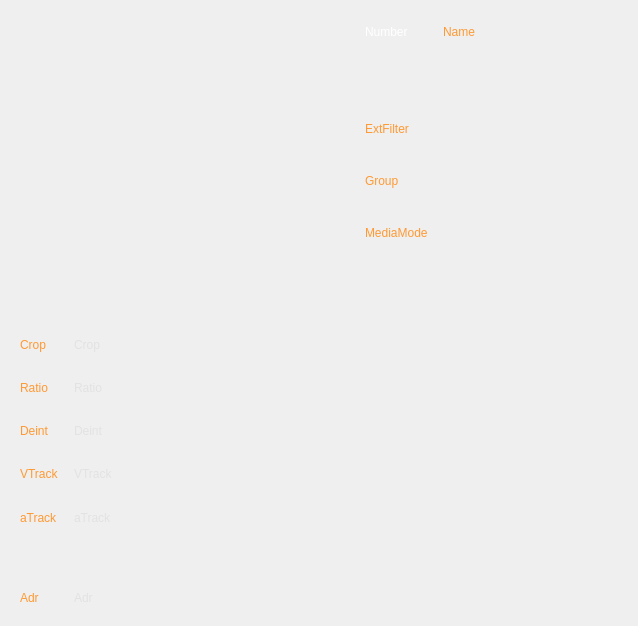
<?xml version="1.0" encoding="UTF-8"?>
<ui version="4.0">
 <class>m_Window</class>
 <widget class="QFrame" name="m_Window">
  <property name="geometry">
   <rect>
    <x>0</x>
    <y>0</y>
    <width>638</width>
    <height>626</height>
   </rect>
  </property>
  <property name="frameShape">
   <enum>QFrame::NoFrame</enum>
  </property>
  <property name="frameShadow">
   <enum>QFrame::Sunken</enum>
  </property>
  <layout class="QGridLayout" name="gridLayout_3" columnstretch="0,10">
   <property name="leftMargin">
    <number>0</number>
   </property>
   <property name="topMargin">
    <number>0</number>
   </property>
   <property name="rightMargin">
    <number>0</number>
   </property>
   <property name="bottomMargin">
    <number>0</number>
   </property>
   <property name="horizontalSpacing">
    <number>0</number>
   </property>
   <item row="0" column="0">
    <widget class="CSkinProgressWidget" name="m_CentralContainer2" native="true">
     <property name="sizePolicy">
      <sizepolicy hsizetype="Expanding" vsizetype="Expanding">
       <horstretch>0</horstretch>
       <verstretch>0</verstretch>
      </sizepolicy>
     </property>
     <property name="progress" stdset="0">
      <number>1</number>
     </property>
     <property name="borderInfo" stdset="0">
      <string notr="true">borderwidth=&quot;0&quot; roundcorner=&quot;0&quot; bordercolor=&quot;0xFFD0D0D0&quot; </string>
     </property>
     <layout class="QHBoxLayout" name="horizontalLayout">
      <property name="spacing">
       <number>0</number>
      </property>
      <property name="leftMargin">
       <number>0</number>
      </property>
      <property name="topMargin">
       <number>0</number>
      </property>
      <property name="rightMargin">
       <number>0</number>
      </property>
      <property name="bottomMargin">
       <number>0</number>
      </property>
      <item>
       <spacer name="horizontalSpacer_3">
        <property name="orientation">
         <enum>Qt::Horizontal</enum>
        </property>
        <property name="sizeType">
         <enum>QSizePolicy::Fixed</enum>
        </property>
        <property name="sizeHint" stdset="0">
         <size>
          <width>10</width>
          <height>20</height>
         </size>
        </property>
       </spacer>
      </item>
      <item>
       <widget class="Playlist::View::CChannelSettingLogo" name="m_LogoImg" native="true">
        <property name="sizePolicy">
         <sizepolicy hsizetype="Fixed" vsizetype="Expanding">
          <horstretch>0</horstretch>
          <verstretch>0</verstretch>
         </sizepolicy>
        </property>
        <property name="minimumSize">
         <size>
          <width>300</width>
          <height>0</height>
         </size>
        </property>
        <property name="contextMenuPolicy">
         <enum>Qt::NoContextMenu</enum>
        </property>
       </widget>
      </item>
      <item>
       <spacer name="horizontalSpacer_2">
        <property name="orientation">
         <enum>Qt::Horizontal</enum>
        </property>
        <property name="sizeType">
         <enum>QSizePolicy::Fixed</enum>
        </property>
        <property name="sizeHint" stdset="0">
         <size>
          <width>15</width>
          <height>20</height>
         </size>
        </property>
       </spacer>
      </item>
     </layout>
    </widget>
   </item>
   <item row="0" column="1">
    <widget class="CSkinProgressWidget" name="m_CentralContainer" native="true">
     <property name="sizePolicy">
      <sizepolicy hsizetype="Minimum" vsizetype="Expanding">
       <horstretch>0</horstretch>
       <verstretch>0</verstretch>
      </sizepolicy>
     </property>
     <property name="progress" stdset="0">
      <number>1</number>
     </property>
     <property name="borderInfo" stdset="0">
      <string notr="true">borderwidth=&quot;2&quot; roundcorner=&quot;0&quot; bordercolor=&quot;0xFFD0D0D0&quot; </string>
     </property>
     <layout class="QGridLayout" name="gridLayout">
      <property name="leftMargin">
       <number>40</number>
      </property>
      <property name="rightMargin">
       <number>40</number>
      </property>
      <property name="horizontalSpacing">
       <number>10</number>
      </property>
      <item row="4" column="0" colspan="3">
       <widget class="CSkinOneLineText" name="m_MediaMode">
        <property name="sizePolicy">
         <sizepolicy hsizetype="Expanding" vsizetype="Expanding">
          <horstretch>0</horstretch>
          <verstretch>0</verstretch>
         </sizepolicy>
        </property>
        <property name="palette">
         <palette>
          <active>
           <colorrole role="WindowText">
            <brush brushstyle="SolidPattern">
             <color alpha="255">
              <red>255</red>
              <green>153</green>
              <blue>51</blue>
             </color>
            </brush>
           </colorrole>
          </active>
          <inactive>
           <colorrole role="WindowText">
            <brush brushstyle="SolidPattern">
             <color alpha="255">
              <red>255</red>
              <green>153</green>
              <blue>51</blue>
             </color>
            </brush>
           </colorrole>
          </inactive>
          <disabled>
           <colorrole role="WindowText">
            <brush brushstyle="SolidPattern">
             <color alpha="255">
              <red>120</red>
              <green>120</green>
              <blue>120</blue>
             </color>
            </brush>
           </colorrole>
          </disabled>
         </palette>
        </property>
        <property name="text">
         <string>MediaMode</string>
        </property>
        <property name="addheight" stdset="0">
         <number>1</number>
        </property>
        <property name="brightness" stdset="0">
         <number>-35</number>
        </property>
       </widget>
      </item>
      <item row="3" column="0" colspan="3">
       <widget class="CSkinOneLineText" name="m_Group">
        <property name="sizePolicy">
         <sizepolicy hsizetype="Expanding" vsizetype="Expanding">
          <horstretch>0</horstretch>
          <verstretch>0</verstretch>
         </sizepolicy>
        </property>
        <property name="palette">
         <palette>
          <active>
           <colorrole role="WindowText">
            <brush brushstyle="SolidPattern">
             <color alpha="255">
              <red>255</red>
              <green>153</green>
              <blue>51</blue>
             </color>
            </brush>
           </colorrole>
          </active>
          <inactive>
           <colorrole role="WindowText">
            <brush brushstyle="SolidPattern">
             <color alpha="255">
              <red>255</red>
              <green>153</green>
              <blue>51</blue>
             </color>
            </brush>
           </colorrole>
          </inactive>
          <disabled>
           <colorrole role="WindowText">
            <brush brushstyle="SolidPattern">
             <color alpha="255">
              <red>120</red>
              <green>120</green>
              <blue>120</blue>
             </color>
            </brush>
           </colorrole>
          </disabled>
         </palette>
        </property>
        <property name="text">
         <string>Group</string>
        </property>
        <property name="addheight" stdset="0">
         <number>2</number>
        </property>
        <property name="brightness" stdset="0">
         <number>-35</number>
        </property>
       </widget>
      </item>
      <item row="2" column="0" colspan="3">
       <widget class="CSkinOneLineText" name="m_ExtFilter">
        <property name="sizePolicy">
         <sizepolicy hsizetype="Expanding" vsizetype="Expanding">
          <horstretch>0</horstretch>
          <verstretch>0</verstretch>
         </sizepolicy>
        </property>
        <property name="palette">
         <palette>
          <active>
           <colorrole role="WindowText">
            <brush brushstyle="SolidPattern">
             <color alpha="255">
              <red>255</red>
              <green>153</green>
              <blue>51</blue>
             </color>
            </brush>
           </colorrole>
          </active>
          <inactive>
           <colorrole role="WindowText">
            <brush brushstyle="SolidPattern">
             <color alpha="255">
              <red>255</red>
              <green>153</green>
              <blue>51</blue>
             </color>
            </brush>
           </colorrole>
          </inactive>
          <disabled>
           <colorrole role="WindowText">
            <brush brushstyle="SolidPattern">
             <color alpha="255">
              <red>120</red>
              <green>120</green>
              <blue>120</blue>
             </color>
            </brush>
           </colorrole>
          </disabled>
         </palette>
        </property>
        <property name="text">
         <string>ExtFilter</string>
        </property>
        <property name="addheight" stdset="0">
         <number>3</number>
        </property>
        <property name="brightness" stdset="0">
         <number>-35</number>
        </property>
       </widget>
      </item>
      <item row="1" column="0">
       <spacer name="verticalSpacer">
        <property name="orientation">
         <enum>Qt::Vertical</enum>
        </property>
        <property name="sizeHint" stdset="0">
         <size>
          <width>20</width>
          <height>5</height>
         </size>
        </property>
       </spacer>
      </item>
      <item row="0" column="2">
       <widget class="CSkinOneLineText" name="m_Name">
        <property name="sizePolicy">
         <sizepolicy hsizetype="Expanding" vsizetype="Expanding">
          <horstretch>0</horstretch>
          <verstretch>0</verstretch>
         </sizepolicy>
        </property>
        <property name="palette">
         <palette>
          <active>
           <colorrole role="WindowText">
            <brush brushstyle="SolidPattern">
             <color alpha="255">
              <red>255</red>
              <green>153</green>
              <blue>51</blue>
             </color>
            </brush>
           </colorrole>
          </active>
          <inactive>
           <colorrole role="WindowText">
            <brush brushstyle="SolidPattern">
             <color alpha="255">
              <red>255</red>
              <green>153</green>
              <blue>51</blue>
             </color>
            </brush>
           </colorrole>
          </inactive>
          <disabled>
           <colorrole role="WindowText">
            <brush brushstyle="SolidPattern">
             <color alpha="255">
              <red>120</red>
              <green>120</green>
              <blue>120</blue>
             </color>
            </brush>
           </colorrole>
          </disabled>
         </palette>
        </property>
        <property name="text">
         <string>Name</string>
        </property>
        <property name="addheight" stdset="0">
         <number>12</number>
        </property>
        <property name="brightness" stdset="0">
         <number>15</number>
        </property>
        <property name="rowLimit" stdset="0">
         <number>3</number>
        </property>
       </widget>
      </item>
      <item row="0" column="0">
       <widget class="CSkinOneLineText" name="m_Number">
        <property name="sizePolicy">
         <sizepolicy hsizetype="Preferred" vsizetype="Expanding">
          <horstretch>0</horstretch>
          <verstretch>0</verstretch>
         </sizepolicy>
        </property>
        <property name="palette">
         <palette>
          <active>
           <colorrole role="WindowText">
            <brush brushstyle="SolidPattern">
             <color alpha="255">
              <red>255</red>
              <green>255</green>
              <blue>255</blue>
             </color>
            </brush>
           </colorrole>
          </active>
          <inactive>
           <colorrole role="WindowText">
            <brush brushstyle="SolidPattern">
             <color alpha="255">
              <red>255</red>
              <green>255</green>
              <blue>255</blue>
             </color>
            </brush>
           </colorrole>
          </inactive>
          <disabled>
           <colorrole role="WindowText">
            <brush brushstyle="SolidPattern">
             <color alpha="255">
              <red>120</red>
              <green>120</green>
              <blue>120</blue>
             </color>
            </brush>
           </colorrole>
          </disabled>
         </palette>
        </property>
        <property name="text">
         <string>Number</string>
        </property>
        <property name="addheight" stdset="0">
         <number>17</number>
        </property>
       </widget>
      </item>
      <item row="5" column="0">
       <spacer name="verticalSpacer_3">
        <property name="orientation">
         <enum>Qt::Vertical</enum>
        </property>
        <property name="sizeHint" stdset="0">
         <size>
          <width>20</width>
          <height>1</height>
         </size>
        </property>
       </spacer>
      </item>
      <item row="0" column="1">
       <spacer name="horizontalSpacer">
        <property name="orientation">
         <enum>Qt::Horizontal</enum>
        </property>
        <property name="sizeType">
         <enum>QSizePolicy::Fixed</enum>
        </property>
        <property name="sizeHint" stdset="0">
         <size>
          <width>15</width>
          <height>20</height>
         </size>
        </property>
       </spacer>
      </item>
     </layout>
    </widget>
   </item>
   <item row="1" column="0" colspan="2">
    <widget class="CSkinProgressWidget" name="m_CentralContainer1" native="true">
     <property name="sizePolicy">
      <sizepolicy hsizetype="Expanding" vsizetype="Expanding">
       <horstretch>0</horstretch>
       <verstretch>0</verstretch>
      </sizepolicy>
     </property>
     <property name="progress" stdset="0">
      <number>1</number>
     </property>
     <property name="borderInfo" stdset="0">
      <string notr="true">borderwidth=&quot;2&quot; roundcorner=&quot;0&quot; bordercolor=&quot;0xFFD0D0D0&quot; </string>
     </property>
     <layout class="QGridLayout" name="gridLayout_2" columnstretch="0,100">
      <property name="leftMargin">
       <number>20</number>
      </property>
      <property name="topMargin">
       <number>10</number>
      </property>
      <property name="rightMargin">
       <number>20</number>
      </property>
      <property name="bottomMargin">
       <number>10</number>
      </property>
      <property name="horizontalSpacing">
       <number>15</number>
      </property>
      <item row="1" column="0">
       <widget class="CSkinOneLineText" name="m_RatioName">
        <property name="sizePolicy">
         <sizepolicy hsizetype="Expanding" vsizetype="Expanding">
          <horstretch>0</horstretch>
          <verstretch>0</verstretch>
         </sizepolicy>
        </property>
        <property name="palette">
         <palette>
          <active>
           <colorrole role="WindowText">
            <brush brushstyle="SolidPattern">
             <color alpha="255">
              <red>255</red>
              <green>153</green>
              <blue>51</blue>
             </color>
            </brush>
           </colorrole>
          </active>
          <inactive>
           <colorrole role="WindowText">
            <brush brushstyle="SolidPattern">
             <color alpha="255">
              <red>255</red>
              <green>153</green>
              <blue>51</blue>
             </color>
            </brush>
           </colorrole>
          </inactive>
          <disabled>
           <colorrole role="WindowText">
            <brush brushstyle="SolidPattern">
             <color alpha="255">
              <red>120</red>
              <green>120</green>
              <blue>120</blue>
             </color>
            </brush>
           </colorrole>
          </disabled>
         </palette>
        </property>
        <property name="text">
         <string>Ratio</string>
        </property>
        <property name="addheight" stdset="0">
         <number>0</number>
        </property>
       </widget>
      </item>
      <item row="0" column="1">
       <widget class="CSkinOneLineText" name="m_CropVal">
        <property name="sizePolicy">
         <sizepolicy hsizetype="Expanding" vsizetype="Expanding">
          <horstretch>0</horstretch>
          <verstretch>0</verstretch>
         </sizepolicy>
        </property>
        <property name="palette">
         <palette>
          <active>
           <colorrole role="WindowText">
            <brush brushstyle="SolidPattern">
             <color alpha="255">
              <red>226</red>
              <green>226</green>
              <blue>226</blue>
             </color>
            </brush>
           </colorrole>
          </active>
          <inactive>
           <colorrole role="WindowText">
            <brush brushstyle="SolidPattern">
             <color alpha="255">
              <red>226</red>
              <green>226</green>
              <blue>226</blue>
             </color>
            </brush>
           </colorrole>
          </inactive>
          <disabled>
           <colorrole role="WindowText">
            <brush brushstyle="SolidPattern">
             <color alpha="255">
              <red>120</red>
              <green>120</green>
              <blue>120</blue>
             </color>
            </brush>
           </colorrole>
          </disabled>
         </palette>
        </property>
        <property name="text">
         <string>Crop</string>
        </property>
        <property name="addheight" stdset="0">
         <number>1</number>
        </property>
       </widget>
      </item>
      <item row="0" column="0">
       <widget class="CSkinOneLineText" name="m_CropName">
        <property name="sizePolicy">
         <sizepolicy hsizetype="Expanding" vsizetype="Expanding">
          <horstretch>0</horstretch>
          <verstretch>0</verstretch>
         </sizepolicy>
        </property>
        <property name="palette">
         <palette>
          <active>
           <colorrole role="WindowText">
            <brush brushstyle="SolidPattern">
             <color alpha="255">
              <red>255</red>
              <green>153</green>
              <blue>51</blue>
             </color>
            </brush>
           </colorrole>
          </active>
          <inactive>
           <colorrole role="WindowText">
            <brush brushstyle="SolidPattern">
             <color alpha="255">
              <red>255</red>
              <green>153</green>
              <blue>51</blue>
             </color>
            </brush>
           </colorrole>
          </inactive>
          <disabled>
           <colorrole role="WindowText">
            <brush brushstyle="SolidPattern">
             <color alpha="255">
              <red>120</red>
              <green>120</green>
              <blue>120</blue>
             </color>
            </brush>
           </colorrole>
          </disabled>
         </palette>
        </property>
        <property name="text">
         <string>Crop</string>
        </property>
        <property name="addheight" stdset="0">
         <number>0</number>
        </property>
       </widget>
      </item>
      <item row="1" column="1">
       <widget class="CSkinOneLineText" name="m_RatioVal">
        <property name="sizePolicy">
         <sizepolicy hsizetype="Expanding" vsizetype="Expanding">
          <horstretch>0</horstretch>
          <verstretch>0</verstretch>
         </sizepolicy>
        </property>
        <property name="palette">
         <palette>
          <active>
           <colorrole role="WindowText">
            <brush brushstyle="SolidPattern">
             <color alpha="255">
              <red>226</red>
              <green>226</green>
              <blue>226</blue>
             </color>
            </brush>
           </colorrole>
          </active>
          <inactive>
           <colorrole role="WindowText">
            <brush brushstyle="SolidPattern">
             <color alpha="255">
              <red>226</red>
              <green>226</green>
              <blue>226</blue>
             </color>
            </brush>
           </colorrole>
          </inactive>
          <disabled>
           <colorrole role="WindowText">
            <brush brushstyle="SolidPattern">
             <color alpha="255">
              <red>120</red>
              <green>120</green>
              <blue>120</blue>
             </color>
            </brush>
           </colorrole>
          </disabled>
         </palette>
        </property>
        <property name="text">
         <string>Ratio</string>
        </property>
        <property name="addheight" stdset="0">
         <number>1</number>
        </property>
       </widget>
      </item>
      <item row="2" column="0">
       <widget class="CSkinOneLineText" name="m_DeintName">
        <property name="sizePolicy">
         <sizepolicy hsizetype="Expanding" vsizetype="Expanding">
          <horstretch>0</horstretch>
          <verstretch>0</verstretch>
         </sizepolicy>
        </property>
        <property name="palette">
         <palette>
          <active>
           <colorrole role="WindowText">
            <brush brushstyle="SolidPattern">
             <color alpha="255">
              <red>255</red>
              <green>153</green>
              <blue>51</blue>
             </color>
            </brush>
           </colorrole>
          </active>
          <inactive>
           <colorrole role="WindowText">
            <brush brushstyle="SolidPattern">
             <color alpha="255">
              <red>255</red>
              <green>153</green>
              <blue>51</blue>
             </color>
            </brush>
           </colorrole>
          </inactive>
          <disabled>
           <colorrole role="WindowText">
            <brush brushstyle="SolidPattern">
             <color alpha="255">
              <red>120</red>
              <green>120</green>
              <blue>120</blue>
             </color>
            </brush>
           </colorrole>
          </disabled>
         </palette>
        </property>
        <property name="text">
         <string>Deint</string>
        </property>
        <property name="addheight" stdset="0">
         <number>0</number>
        </property>
       </widget>
      </item>
      <item row="2" column="1">
       <widget class="CSkinOneLineText" name="m_DeintVal">
        <property name="sizePolicy">
         <sizepolicy hsizetype="Expanding" vsizetype="Expanding">
          <horstretch>0</horstretch>
          <verstretch>0</verstretch>
         </sizepolicy>
        </property>
        <property name="palette">
         <palette>
          <active>
           <colorrole role="WindowText">
            <brush brushstyle="SolidPattern">
             <color alpha="255">
              <red>226</red>
              <green>226</green>
              <blue>226</blue>
             </color>
            </brush>
           </colorrole>
          </active>
          <inactive>
           <colorrole role="WindowText">
            <brush brushstyle="SolidPattern">
             <color alpha="255">
              <red>226</red>
              <green>226</green>
              <blue>226</blue>
             </color>
            </brush>
           </colorrole>
          </inactive>
          <disabled>
           <colorrole role="WindowText">
            <brush brushstyle="SolidPattern">
             <color alpha="255">
              <red>120</red>
              <green>120</green>
              <blue>120</blue>
             </color>
            </brush>
           </colorrole>
          </disabled>
         </palette>
        </property>
        <property name="text">
         <string>Deint</string>
        </property>
        <property name="addheight" stdset="0">
         <number>1</number>
        </property>
       </widget>
      </item>
      <item row="3" column="0">
       <widget class="CSkinOneLineText" name="m_VTrackName">
        <property name="sizePolicy">
         <sizepolicy hsizetype="Expanding" vsizetype="Expanding">
          <horstretch>0</horstretch>
          <verstretch>0</verstretch>
         </sizepolicy>
        </property>
        <property name="palette">
         <palette>
          <active>
           <colorrole role="WindowText">
            <brush brushstyle="SolidPattern">
             <color alpha="255">
              <red>255</red>
              <green>153</green>
              <blue>51</blue>
             </color>
            </brush>
           </colorrole>
          </active>
          <inactive>
           <colorrole role="WindowText">
            <brush brushstyle="SolidPattern">
             <color alpha="255">
              <red>255</red>
              <green>153</green>
              <blue>51</blue>
             </color>
            </brush>
           </colorrole>
          </inactive>
          <disabled>
           <colorrole role="WindowText">
            <brush brushstyle="SolidPattern">
             <color alpha="255">
              <red>120</red>
              <green>120</green>
              <blue>120</blue>
             </color>
            </brush>
           </colorrole>
          </disabled>
         </palette>
        </property>
        <property name="text">
         <string>VTrack</string>
        </property>
        <property name="addheight" stdset="0">
         <number>0</number>
        </property>
       </widget>
      </item>
      <item row="3" column="1">
       <widget class="CSkinOneLineText" name="m_VTrackVal">
        <property name="sizePolicy">
         <sizepolicy hsizetype="Expanding" vsizetype="Expanding">
          <horstretch>0</horstretch>
          <verstretch>0</verstretch>
         </sizepolicy>
        </property>
        <property name="palette">
         <palette>
          <active>
           <colorrole role="WindowText">
            <brush brushstyle="SolidPattern">
             <color alpha="255">
              <red>226</red>
              <green>226</green>
              <blue>226</blue>
             </color>
            </brush>
           </colorrole>
          </active>
          <inactive>
           <colorrole role="WindowText">
            <brush brushstyle="SolidPattern">
             <color alpha="255">
              <red>226</red>
              <green>226</green>
              <blue>226</blue>
             </color>
            </brush>
           </colorrole>
          </inactive>
          <disabled>
           <colorrole role="WindowText">
            <brush brushstyle="SolidPattern">
             <color alpha="255">
              <red>120</red>
              <green>120</green>
              <blue>120</blue>
             </color>
            </brush>
           </colorrole>
          </disabled>
         </palette>
        </property>
        <property name="text">
         <string>VTrack</string>
        </property>
        <property name="addheight" stdset="0">
         <number>1</number>
        </property>
       </widget>
      </item>
      <item row="4" column="0">
       <widget class="CSkinOneLineText" name="m_ATrackName">
        <property name="sizePolicy">
         <sizepolicy hsizetype="Expanding" vsizetype="Expanding">
          <horstretch>0</horstretch>
          <verstretch>0</verstretch>
         </sizepolicy>
        </property>
        <property name="palette">
         <palette>
          <active>
           <colorrole role="WindowText">
            <brush brushstyle="SolidPattern">
             <color alpha="255">
              <red>255</red>
              <green>153</green>
              <blue>51</blue>
             </color>
            </brush>
           </colorrole>
          </active>
          <inactive>
           <colorrole role="WindowText">
            <brush brushstyle="SolidPattern">
             <color alpha="255">
              <red>255</red>
              <green>153</green>
              <blue>51</blue>
             </color>
            </brush>
           </colorrole>
          </inactive>
          <disabled>
           <colorrole role="WindowText">
            <brush brushstyle="SolidPattern">
             <color alpha="255">
              <red>120</red>
              <green>120</green>
              <blue>120</blue>
             </color>
            </brush>
           </colorrole>
          </disabled>
         </palette>
        </property>
        <property name="text">
         <string>aTrack</string>
        </property>
        <property name="addheight" stdset="0">
         <number>0</number>
        </property>
       </widget>
      </item>
      <item row="4" column="1">
       <widget class="CSkinOneLineText" name="m_ATrackVal">
        <property name="sizePolicy">
         <sizepolicy hsizetype="Expanding" vsizetype="Expanding">
          <horstretch>0</horstretch>
          <verstretch>0</verstretch>
         </sizepolicy>
        </property>
        <property name="palette">
         <palette>
          <active>
           <colorrole role="WindowText">
            <brush brushstyle="SolidPattern">
             <color alpha="255">
              <red>226</red>
              <green>226</green>
              <blue>226</blue>
             </color>
            </brush>
           </colorrole>
          </active>
          <inactive>
           <colorrole role="WindowText">
            <brush brushstyle="SolidPattern">
             <color alpha="255">
              <red>226</red>
              <green>226</green>
              <blue>226</blue>
             </color>
            </brush>
           </colorrole>
          </inactive>
          <disabled>
           <colorrole role="WindowText">
            <brush brushstyle="SolidPattern">
             <color alpha="255">
              <red>120</red>
              <green>120</green>
              <blue>120</blue>
             </color>
            </brush>
           </colorrole>
          </disabled>
         </palette>
        </property>
        <property name="text">
         <string>aTrack</string>
        </property>
        <property name="addheight" stdset="0">
         <number>0</number>
        </property>
       </widget>
      </item>
      <item row="6" column="0">
       <widget class="CSkinOneLineText" name="m_AddressName">
        <property name="sizePolicy">
         <sizepolicy hsizetype="Expanding" vsizetype="Expanding">
          <horstretch>0</horstretch>
          <verstretch>0</verstretch>
         </sizepolicy>
        </property>
        <property name="palette">
         <palette>
          <active>
           <colorrole role="WindowText">
            <brush brushstyle="SolidPattern">
             <color alpha="255">
              <red>255</red>
              <green>153</green>
              <blue>51</blue>
             </color>
            </brush>
           </colorrole>
          </active>
          <inactive>
           <colorrole role="WindowText">
            <brush brushstyle="SolidPattern">
             <color alpha="255">
              <red>255</red>
              <green>153</green>
              <blue>51</blue>
             </color>
            </brush>
           </colorrole>
          </inactive>
          <disabled>
           <colorrole role="WindowText">
            <brush brushstyle="SolidPattern">
             <color alpha="255">
              <red>120</red>
              <green>120</green>
              <blue>120</blue>
             </color>
            </brush>
           </colorrole>
          </disabled>
         </palette>
        </property>
        <property name="text">
         <string>Adr</string>
        </property>
        <property name="addheight" stdset="0">
         <number>2</number>
        </property>
        <property name="brightness" stdset="0">
         <number>5</number>
        </property>
        <property name="rowLimit" stdset="0">
         <number>0</number>
        </property>
       </widget>
      </item>
      <item row="6" column="1">
       <widget class="CSkinOneLineText" name="m_AddressVal">
        <property name="sizePolicy">
         <sizepolicy hsizetype="Expanding" vsizetype="Expanding">
          <horstretch>0</horstretch>
          <verstretch>0</verstretch>
         </sizepolicy>
        </property>
        <property name="palette">
         <palette>
          <active>
           <colorrole role="WindowText">
            <brush brushstyle="SolidPattern">
             <color alpha="255">
              <red>226</red>
              <green>226</green>
              <blue>226</blue>
             </color>
            </brush>
           </colorrole>
          </active>
          <inactive>
           <colorrole role="WindowText">
            <brush brushstyle="SolidPattern">
             <color alpha="255">
              <red>226</red>
              <green>226</green>
              <blue>226</blue>
             </color>
            </brush>
           </colorrole>
          </inactive>
          <disabled>
           <colorrole role="WindowText">
            <brush brushstyle="SolidPattern">
             <color alpha="255">
              <red>120</red>
              <green>120</green>
              <blue>120</blue>
             </color>
            </brush>
           </colorrole>
          </disabled>
         </palette>
        </property>
        <property name="text">
         <string>Adr</string>
        </property>
        <property name="addheight" stdset="0">
         <number>2</number>
        </property>
        <property name="brightness" stdset="0">
         <number>5</number>
        </property>
        <property name="rowLimit" stdset="0">
         <number>2</number>
        </property>
       </widget>
      </item>
      <item row="5" column="0">
       <spacer name="verticalSpacer_2">
        <property name="orientation">
         <enum>Qt::Vertical</enum>
        </property>
        <property name="sizeHint" stdset="0">
         <size>
          <width>20</width>
          <height>10</height>
         </size>
        </property>
       </spacer>
      </item>
     </layout>
    </widget>
   </item>
  </layout>
 </widget>
 <customwidgets>
  <customwidget>
   <class>CSkinOneLineText</class>
   <extends>QLabel</extends>
   <header>skinonelinetext.h</header>
  </customwidget>
  <customwidget>
   <class>CSkinProgressWidget</class>
   <extends>QWidget</extends>
   <header>skinprogresswidget.h</header>
   <container>1</container>
  </customwidget>
  <customwidget>
   <class>Playlist::View::CChannelSettingLogo</class>
   <extends>QWidget</extends>
   <header>channelsettinglogo.h</header>
  </customwidget>
 </customwidgets>
 <resources/>
 <connections/>
</ui>
